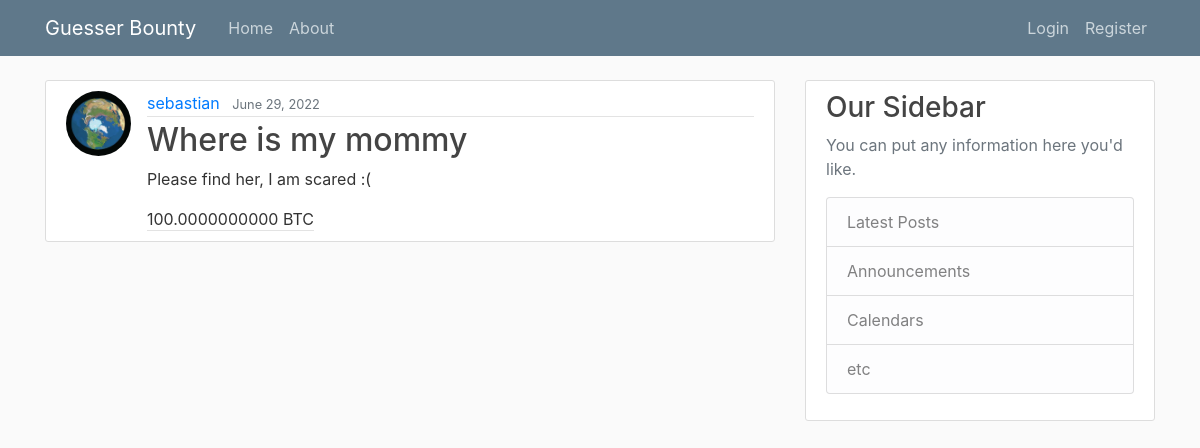
The app's page /, older data.
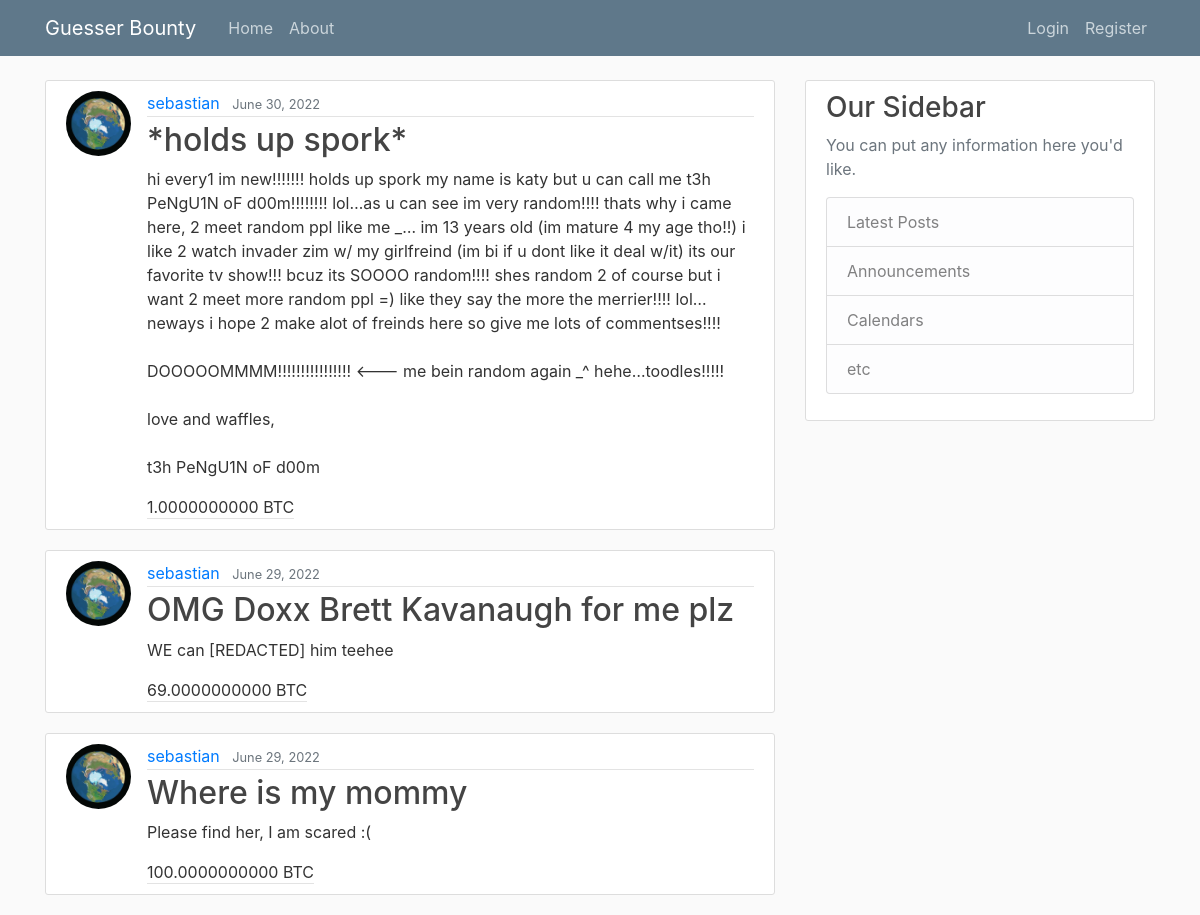
The same page, newer data.
### bounty/models.py (models this page shows, shortened)
class Bounty(models.Model):
    title = models.CharField(max_length=128)
    description = models.TextField()
    price = models.DecimalField(max_digits=20,decimal_places=10)
    num_accepted = models.IntegerField(default=0)
    num_submissions = models.IntegerField(default=0)
    date_posted = models.DateTimeField(default=timezone.now)
    is_completed = models.BooleanField(default=False)
    author = models.ForeignKey(User,on_delete=models.CASCADE)
    image = models.ImageField(default="default.jpg",upload_to="bounty_images")

### bounty/views.py (the view)
# urls.py: path('', BountyListView.as_view(),name="bounty-home"),
class BountyListView(ListView):
    model = Bounty
    template_name = "bounty/home.html" # <app>/<model>_<viewtype>.html
    context_object_name = "bounties"
    ordering = ["-date_posted"]
    paginate_by = 10

### bounty/templates/bounty/home.html (shortened to what this page needs)
{% extends "bounty/base.html" %}
{% block content %}
    {% for bounty in bounties %}
        <article class="media content-section">
            <img class="rounded-circle article-img" src="{{ bounty.image.url }}" />
            <div class="media-body">
            <div class="article-metadata">
                <a class="mr-2" href="{% url 'user-bounties' bounty.author.username %}">{{ bounty.author }}</a>
                <small class="text-muted">{{ bounty.date_posted|date:"F d, Y" }}</small>
            </div>
            <h2>
                <a class="article-title" href="{% url 'bounty-detail' bounty.id %}">{{ bounty.title }}</a>
            </h2>
            <p class="article-content">{{ bounty.description }}</p>
            <a class="article-metadata">{{ bounty.price }} BTC</a>
            </div>
        </article>
    {% endfor %}
{% endblock content %}

### bounty/templates/bounty/base.html (shortened to what this page needs)
{% load static %}
<!DOCTYPE html>
<html>
    <head>
        <link rel="stylesheet" href="https://cdn.jsdelivr.net/npm/bootstrap@4.0.0/dist/css/bootstrap.min.css">
        <link rel="stylesheet" type="text/css" href="{% static 'blog/main.css' %}">
    </head>
<body>
    <header class="site-header">
        <nav class="navbar navbar-expand-md navbar-dark bg-steel fixed-top">
            <div class="container">
            <a class="navbar-brand mr-4" href="/">Guesser Bounty</a>
            <div class="collapse navbar-collapse" id="navbarToggle">
                <div class="navbar-nav mr-auto">
                <a class="nav-item nav-link" href="{% url 'bounty-home' %}">Home</a>
                <a class="nav-item nav-link" href="{% url 'bounty-about' %}">About</a>
                </div>
                <div class="navbar-nav">
                    {% if user.is_authenticated %}
                        <a class="nav-item nav-link" href="{% url 'bounty-create' %}">New Bounty</a>
                        <a class="nav-item nav-link" href="{% url 'profile' %}">Profile</a>
                        <a class="nav-item nav-link" href="{% url 'logout' %}">Logout</a>
                    {% else %}
                        <a class="nav-item nav-link" href="{% url 'login' %}">Login</a>
                        <a class="nav-item nav-link" href="{% url 'register' %}">Register</a>
                    {% endif %}
                </div>
            </div>
            </div>
        </nav>
    </header>
    <main role="main" class="container">
        <div class="row">
            <div class="col-md-8">
            {% block content %}{% endblock %}
            </div>
            <div class="col-md-4">
            <div class="content-section">
                <h3>Our Sidebar</h3>
                <p class='text-muted'>You can put any information here you'd like.
                <ul class="list-group">
                    <li class="list-group-item list-group-item-light">Latest Posts</li>
                    <li class="list-group-item list-group-item-light">Announcements</li>
                    <li class="list-group-item list-group-item-light">Calendars</li>
                    <li class="list-group-item list-group-item-light">etc</li>
                </ul>
                </p>
            </div>
            </div>
        </div>
    </main>
</body>
</html>

### blog/static/blog/main.css (style rules this page uses)
body { background: #fafafa; color: #333333; margin-top: 5rem; }
h1, h2, h3, h4, h5, h6 { color: #444444; }
ul { margin: 0; }
.bg-steel { background-color: #5f788a; }
.site-header .navbar-nav .nav-link { color: #cbd5db; }
.content-section { background: #ffffff; padding: 10px 20px; border: 1px solid #dddddd; border-radius: 3px; margin-bottom: 20px; }
.article-title { color: #444444; }
.article-content { white-space: pre-line; }
.article-img { height: 65px; width: 65px; margin-right: 16px; }
.article-metadata { padding-bottom: 1px; margin-bottom: 4px; border-bottom: 1px solid #e3e3e3 }

Row changes from the older to the newer data that the page shows:
added Bounty: image (placeholder picture), author "sebastian", date_posted "June 30, 2022", title "*holds up spork*", description "hi every1 im new!!!!!!! holds up spork my name is katy but u can call me t3h PeNgU1N oF d00m!!!!!!!! lol…as u can see im very random!!!! thats why i came here, 2 meet random ppl like me _… im 13 years old (im mature 4 my age tho!!) i like 2 watch invader zim w/ my girlfreind (im bi if u dont like it deal w/it) its our favorite tv show!!! bcuz its SOOOO random!!!! shes random 2 of course but i want 2 meet more random ppl =) like they say the more the merrier!!!! lol…neways i hope 2 make alot of freinds here so give me lots of commentses!!!! DOOOOOMMMM!!!!!!!!!!!!!!!! <--- me bein random again _^ hehe…toodles!!!!! love and waffles, t3h PeNgU1N oF d00m", price "1.0000000000"
added Bounty: image (placeholder picture), author "sebastian", date_posted "June 29, 2022", title "OMG Doxx Brett Kavanaugh for me plz", description "WE can [REDACTED] him teehee", price "69.0000000000"
